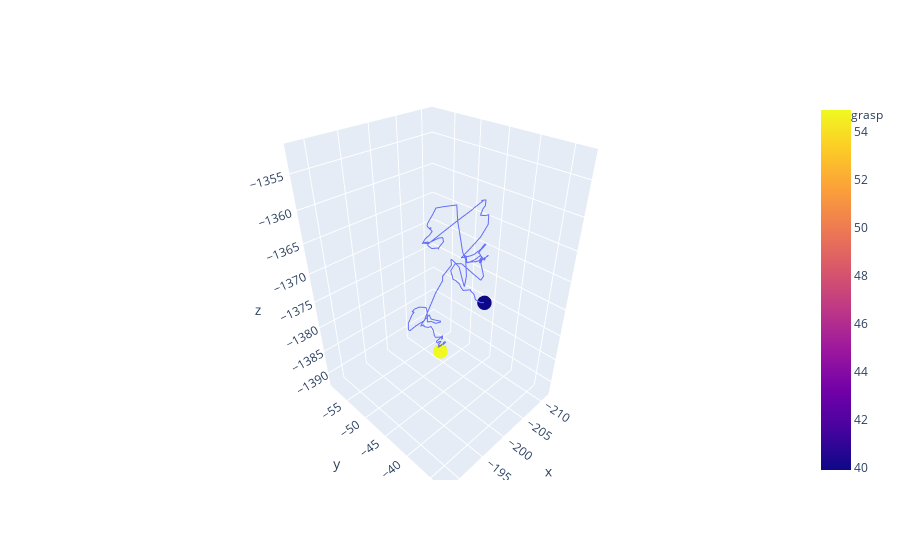

Notebook source saved alongside this figure:
### Code cell
# Set start and end frames
start, end = durations[3]

traj_df = cond_df.copy().iloc[start:end+1]
keypoint_df = cond_df.copy().iloc[keypoints]
keypoint_sliced_df = keypoint_df.loc[[i for i in keypoint_df.index if i in range(start, end+1)]]
fig1 = px.line_3d(traj_df, x='x', y='y', z='z')
fig2 = px.scatter_3d(keypoint_sliced_df, x='x', y='y', z='z', color='Time', symbol='condition')
fig3 = go.Figure(data=fig1.data + fig2.data)
fig3.update_traces(marker=dict(size=5))
fig3.show()

### Figure 1 — Plotly figure (JSON) as saved in the notebook; plotly's stock layout.template omitted (floating-point values rounded to 4 significant figures; data arrays with more than 128 entries replaced by an {"elided": "..."} marker saying what was removed)
{"data": [{"hovertemplate": "x=%{x}<br>y=%{y}<br>z=%{z}<extra></extra>", "legendgroup": "", "line": {"color": "#636efa", "dash": "solid"}, "marker": {"size": 5, "symbol": "circle"}, "mode": "lines", "name": "", "scene": "scene", "showlegend": false, "type": "scatter3d", "x": {"elided": "181 float values"}, "y": {"elided": "181 float values"}, "z": {"elided": "181 float values"}}, {"hovertemplate": "condition=grasp<br>x=%{x}<br>y=%{y}<br>z=%{z}<br>Time=%{marker.color}<extra></extra>", "legendgroup": "grasp", "marker": {"color": [39.91, 54.91], "coloraxis": "coloraxis", "size": 5, "symbol": "circle"}, "mode": "markers", "name": "grasp", "scene": "scene", "showlegend": true, "type": "scatter3d", "x": [-193.9, -204.4], "y": [-32.89, -50.2], "z": [-1364.0, -1390.0]}], "layout": {}}
